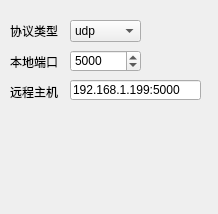
<?xml version="1.0" encoding="UTF-8"?>
<ui version="4.0">
 <class>NetAssistSetting</class>
 <widget class="QWidget" name="NetAssistSetting">
  <property name="geometry">
   <rect>
    <x>0</x>
    <y>0</y>
    <width>218</width>
    <height>214</height>
   </rect>
  </property>
  <property name="windowTitle">
   <string>Form</string>
  </property>
  <widget class="QLabel" name="label">
   <property name="geometry">
    <rect>
     <x>10</x>
     <y>20</y>
     <width>54</width>
     <height>21</height>
    </rect>
   </property>
   <property name="text">
    <string>协议类型</string>
   </property>
  </widget>
  <widget class="QComboBox" name="ptype">
   <property name="geometry">
    <rect>
     <x>70</x>
     <y>20</y>
     <width>71</width>
     <height>22</height>
    </rect>
   </property>
   <item>
    <property name="text">
     <string>udp</string>
    </property>
   </item>
  </widget>
  <widget class="QLabel" name="label_2">
   <property name="geometry">
    <rect>
     <x>10</x>
     <y>52</y>
     <width>54</width>
     <height>20</height>
    </rect>
   </property>
   <property name="text">
    <string>本地端口</string>
   </property>
  </widget>
  <widget class="QSpinBox" name="lport">
   <property name="geometry">
    <rect>
     <x>70</x>
     <y>50</y>
     <width>71</width>
     <height>22</height>
    </rect>
   </property>
   <property name="maximum">
    <number>65535</number>
   </property>
   <property name="value">
    <number>5000</number>
   </property>
  </widget>
  <widget class="QLabel" name="label_3">
   <property name="geometry">
    <rect>
     <x>10</x>
     <y>82</y>
     <width>54</width>
     <height>20</height>
    </rect>
   </property>
   <property name="text">
    <string>远程主机</string>
   </property>
  </widget>
  <widget class="QLineEdit" name="rhost">
   <property name="geometry">
    <rect>
     <x>70</x>
     <y>80</y>
     <width>131</width>
     <height>20</height>
    </rect>
   </property>
   <property name="text">
    <string>192.168.1.199:5000</string>
   </property>
  </widget>
 </widget>
 <resources/>
 <connections/>
</ui>
